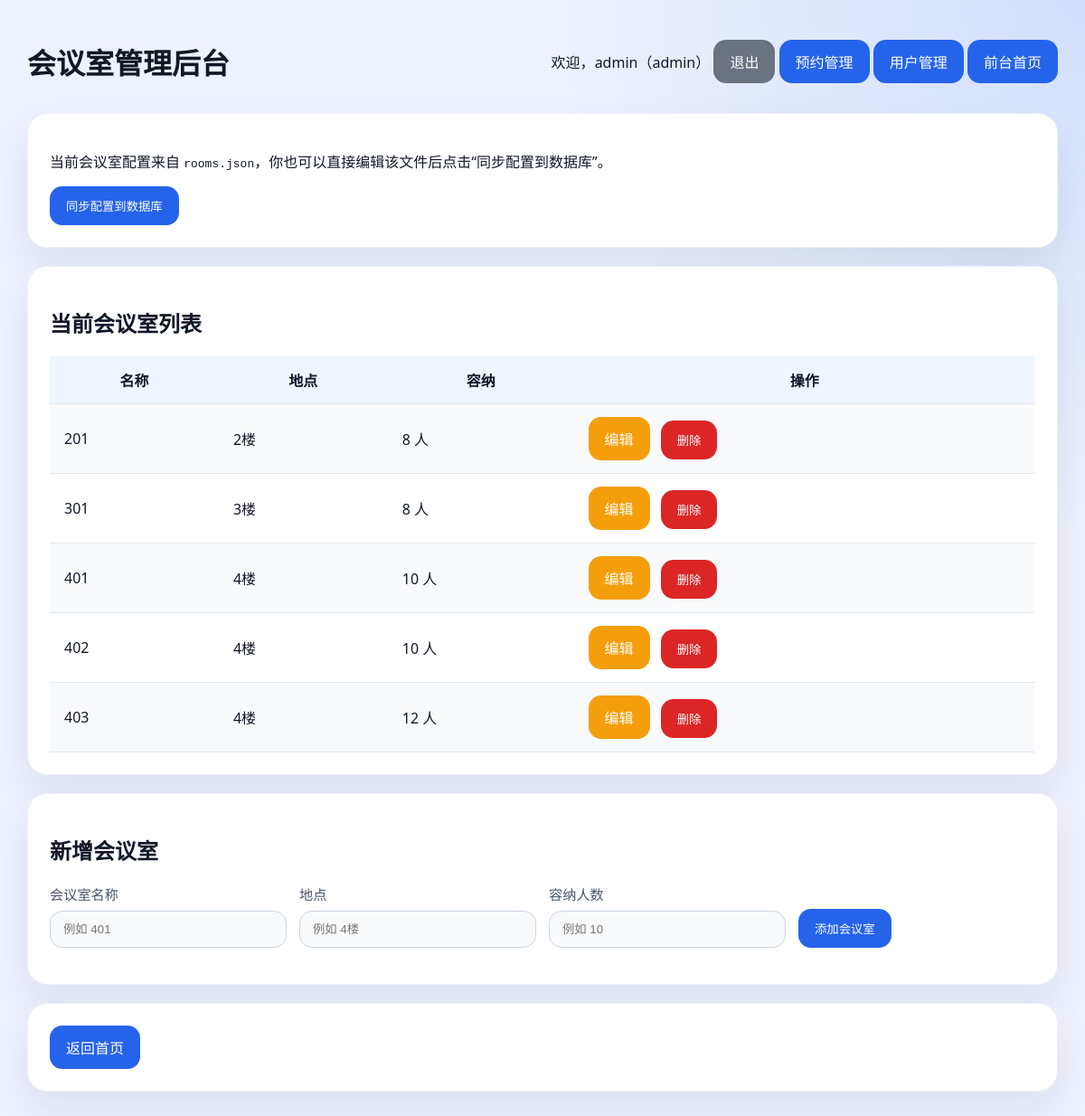
The page /admin/rooms (signed in) on the database its author committed.
### tables this page shows
CREATE TABLE room (
                room_id INTEGER PRIMARY KEY AUTOINCREMENT,
                name TEXT NOT NULL UNIQUE,
                capacity INTEGER NOT NULL,
                location TEXT NOT NULL
            );

### app.py (the view)
@app.route("/admin/rooms")
@admin_required
def admin_rooms():
    rooms = get_rooms()
    edit_room = None
    edit_id = request.args.get("edit")
    if edit_id:
        edit_room_id = parse_int(edit_id)
        edit_room = get_room_by_id(edit_room_id) if edit_room_id is not None else None
    return render_template("admin_rooms.html", rooms=rooms, edit_room=edit_room, message=None, error=None)

### app.py (called while the page is built)
def admin_required(view):
    @wraps(view)
    def wrapped(*args, **kwargs):
        user = session.get("user")
        if not user:
            return redirect(url_for("login", next=request.path))
        if user.get("role") != "admin":
            return render_template("result.html", error="你没有权限访问此页面。")
        return view(*args, **kwargs)
    return wrapped

@app.context_processor
def inject_user():
    return {"current_user": session.get("user")}

### models.py (called while the page is built)
def get_connection():
    conn = sqlite3.connect(DB_PATH)
    conn.row_factory = sqlite3.Row
    conn.execute("PRAGMA foreign_keys = ON")
    return conn

def fetch_all(query, params=()):
    with get_connection() as conn:
        cursor = conn.execute(query, params)
        return [dict(row) for row in cursor.fetchall()]

def get_rooms():
    return fetch_all("SELECT * FROM room ORDER BY name")

### templates/admin_rooms.html (shortened to what this page needs)
<!DOCTYPE html>
<html lang="zh-CN">
<head>
</head>
<body>
<div class="container">
    <div style="display:flex; justify-content:space-between; align-items:center; gap:12px; margin-bottom:12px;">
        <h1>会议室管理后台</h1>
        <div>
            <span>欢迎，{{ current_user.username }}（{{ current_user.role }}）</span>
            <a href="/logout" class="button" style="background:#6b7280;">退出</a>
            <a href="/admin/bookings" class="button">预约管理</a>
            <a href="/admin/users" class="button">用户管理</a>
            <a href="/" class="button">前台首页</a>
        </div>
    </div>
    <div class="card">
        <p>当前会议室配置来自 <code>rooms.json</code>，你也可以直接编辑该文件后点击“同步配置到数据库”。</p>
        <form method="post" action="/admin/rooms/sync">
            <button type="submit" class="button">同步配置到数据库</button>
        </form>
    </div>
    <div class="card">
        <h2>当前会议室列表</h2>
        <table>
            <thead>
            <tr>
                <th>名称</th>
                <th>地点</th>
                <th>容纳</th>
                <th>操作</th>
            </tr>
            </thead>
            <tbody>
            {% for room in rooms %}
                <tr>
                    <td>{{ room.name }}</td>
                    <td>{{ room.location }}</td>
                    <td>{{ room.capacity }} 人</td>
                    <td>
                        <a href="/admin/rooms?edit={{ room.room_id }}" class="button" style="background:#f59e0b;">编辑</a>
                        <form method="post" action="/admin/rooms/delete/{{ room.room_id }}" style="display:inline-block; margin-left:8px;">
                            <button type="submit" class="button" style="background:#dc2626;">删除</button>
                        </form>
                    </td>
                </tr>
            {% endfor %}
            </tbody>
        </table>
    </div>
    <div class="card">
        <h2>新增会议室</h2>
        <form method="post" action="/admin/rooms/add">
            <div class="inline-form">
                <div class="form-row">
                    <label for="name">会议室名称</label>
                    <input id="name" name="name" placeholder="例如 401" required>
                </div>
                <div class="form-row">
                    <label for="location">地点</label>
                    <input id="location" name="location" placeholder="例如 4楼" required>
                </div>
                <div class="form-row">
                    <label for="capacity">容纳人数</label>
                    <input id="capacity" name="capacity" type="number" min="1" placeholder="例如 10" required>
                </div>
                <div class="form-row">
                    <button type="submit" class="button">添加会议室</button>
                </div>
            </div>
        </form>
    </div>
    <div class="card">
        <a href="/" class="button">返回首页</a>
    </div>
</div>
</body>
</html>

### templates/admin_rooms.html (style rules this page uses)
:root { font-family: "Segoe UI", Tahoma, Geneva, Verdana, sans-serif; background: #eef2ff; color: #111827; }
* { box-sizing: border-box; }
body { margin: 0; min-height: 100vh; background: radial-gradient(circle at top right, rgba(37,99,235,0.14), transparent 34%), #eef2ff; }
.container { max-width: 1180px; margin: 0 auto; padding: 24px 20px 40px; }
.card { background: #fff; border: 1px solid rgba(148,163,184,0.15); border-radius: 22px; box-shadow: 0 20px 45px rgba(15,23,42,0.08); padding: 24px; margin-bottom: 20px; }
table { width: 100%; border-collapse: separate; border-spacing: 0; margin-top: 16px; }
th, td { padding: 14px 16px; border-bottom: 1px solid #e2e8f0; }
th { background: #eff6ff; color: #0f172a; font-weight: 600; }
tbody tr:nth-child(odd) { background: #f8fafc; }
.button { display: inline-flex; align-items: center; justify-content: center; gap: 8px; padding: 12px 18px; border-radius: 14px; border: none; background: #2563eb; color: #fff; text-decoration: none; cursor: pointer; transition: background 0.18s ease, transform 0.18s ease; }
.form-row { margin-bottom: 16px; }
label { display: block; margin-bottom: 8px; font-size: 0.95rem; color: #475569; }
input, select { width: 100%; padding: 12px 14px; border: 1px solid #cbd5e1; border-radius: 14px; background: #f8fafc; color: #0f172a; }
.inline-form { display: grid; grid-template-columns: repeat(auto-fit, minmax(180px, 1fr)); gap: 14px; align-items: end; }

### rows shown on the page
room: name "201", location "2楼", capacity "8"
room: name "301", location "3楼", capacity "8"
room: name "401", location "4楼", capacity "10"
room: name "402", location "4楼", capacity "10"
room: name "403", location "4楼", capacity "12"

### other values the page prints
{{ current_user.username }} "admin"
{{ current_user.role }} "admin"
